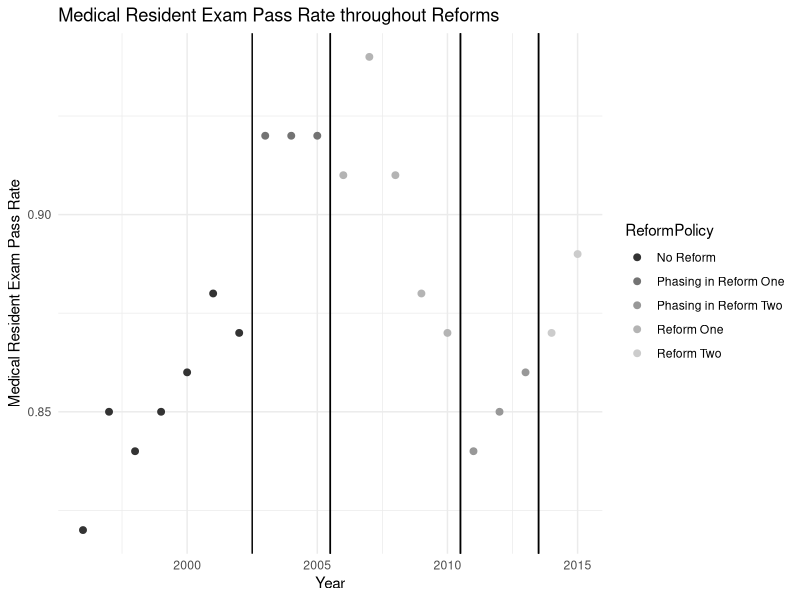
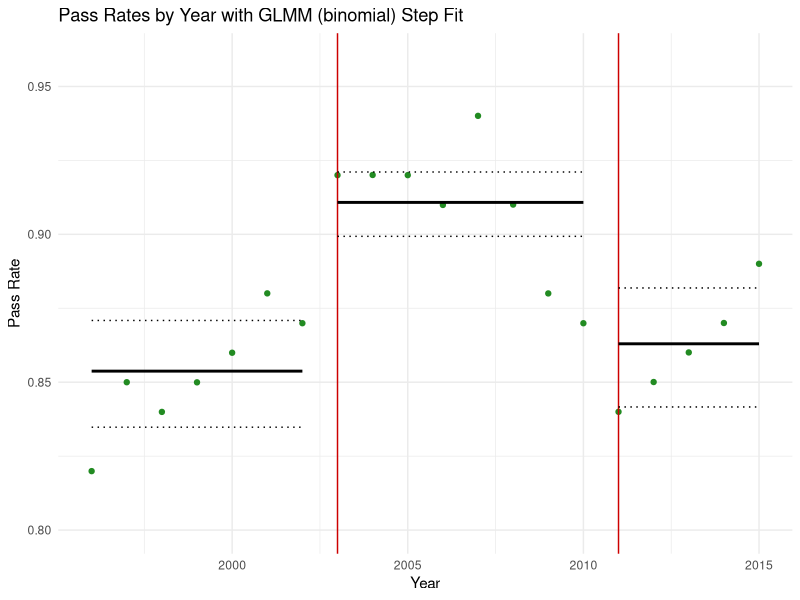
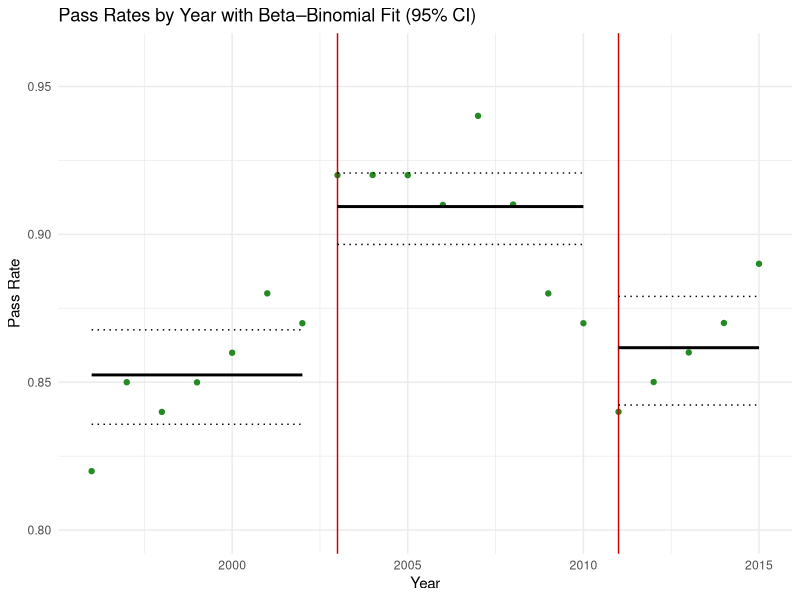
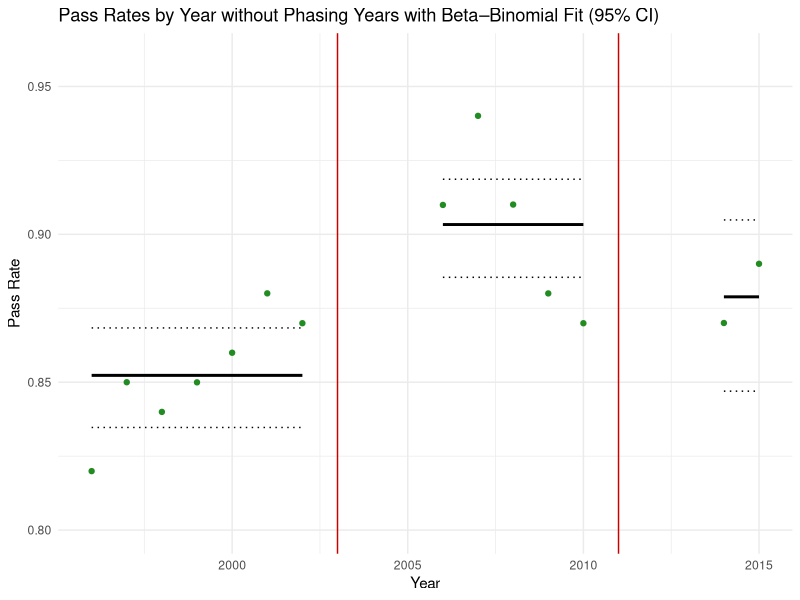

Generate these figures, in order, with R: (Note: this script raises an error after producing the figures.)
## ---- chunk 1
library(lme4)
library(knitr)
library(tidyverse)
library(glmmTMB)
library(broom)
library(emmeans)
## ---- chunk 2
data <- read.table("data.txt",header = TRUE, as.is = TRUE)
## ---- chunk 3
data$Pass <- round(data$N * data$Pct)
data$Fail <- (data$N - data$Pass)
data$timeperiod <- rep(1, nrow(data))
data$timeperiod[data$Year > 2002] <- 2
data$timeperiod[data$Year > 2010] <- 3
data$timeperiod <- factor(data$timeperiod, levels = c(1, 2, 3), labels = c("tp1", "tp2", "tp3"))
## ---- chunk 4
yP <- data.frame(Year = rep(data$Year, data$Pass), Pass = rep(1, sum(data$Pass)))
yF <- data.frame(Year = rep(data$Year, data$Fail), Pass = rep(0, sum(data$Fail)))
y <- rbind(yP, yF); rm(yP, yF)
y$timeperiod <- rep(1, nrow(y))
y$timeperiod[y$Year > 2002] <- 2
y$timeperiod[y$Year > 2010] <- 3
y$timeperiod <- factor(y$timeperiod, levels = c(1, 2, 3), labels = c("tp1", "tp2", "tp3"))
y$timeperiod <- relevel(y$timeperiod, ref = "tp2")
data$timeperiod <- relevel(data$timeperiod, ref = "tp2")
## ---- chunk 5

# Plot One: Breaking Down Subsets 

# Add Reform Phasing Information
reform_phase_data <- data |>
  mutate(
    ReformPolicy = case_when(
      Year < 2003 ~ "No Reform",
      Year < 2006 ~ "Phasing in Reform One",
      Year < 2011 ~ "Reform One",
      Year < 2014 ~ "Phasing in Reform Two",
      Year < 2016 ~ "Reform Two"
    )
  ) 
## ---- chunk 6
# Create the Plot
reform_phase_data |>
  ggplot(aes(x = Year, y = Pct, color = ReformPolicy)) +
  geom_point(size = 2) +
    labs(
      x = "Year",
      y = "Medical Resident Exam Pass Rate",
      title = "Medical Resident Exam Pass Rate throughout Reforms"
    ) + 
  geom_vline(xintercept = c(2002.5, 2005.5, 2010.5, 2013.5)) + 
  geom_vline(aes(xintercept = 2005.5)) + 
  geom_vline(aes(xintercept = 2010.5)) +
  geom_vline(aes(xintercept = 2013.5)) +
  scale_color_grey() +
  theme_minimal()
## ---- chunk 7
model <- glmer(
  Pass ~ timeperiod + (1 | Year),
  data = y,
  family = binomial(link = "logit")
)
## ---- chunk 8
summary(model)$coefficients
## ---- chunk 9
emm <- emmeans(model, ~ timeperiod, type = "response", re.form = NA)
step <- as.data.frame(emm) %>%
  mutate(period = c("tp2","tp1","tp3")) %>%
  arrange(period)

nm_mean  <- intersect(names(step), c("response","prob","emmean"))[1]
nm_lower <- intersect(names(step), c("lower.CL","asymp.LCL"))[1]
nm_upper <- intersect(names(step), c("upper.CL","asymp.UCL"))[1]

step$response <- step[[nm_mean]]
step$lower.CL <- step[[nm_lower]]
step$upper.CL <- step[[nm_upper]]

step$xmin <- c(1996, 2003, 2011)
step$xmax <- c(2002, 2010, 2015)

ggplot(data, aes(x = Year, y = Pass/N)) +
  geom_point(color = "forestgreen") +
  geom_vline(xintercept = c(2003, 2011), color = "red3") +
  geom_segment(data = step,
               aes(x = xmin, xend = xmax, y = response, yend = response),
               inherit.aes = FALSE, color = "black", linewidth = 1) +
  geom_segment(data = step,
               aes(x = xmin, xend = xmax, y = lower.CL, yend = lower.CL),
               inherit.aes = FALSE, color = "black", linetype = "dotted") +
  geom_segment(data = step,
               aes(x = xmin, xend = xmax, y = upper.CL, yend = upper.CL),
               inherit.aes = FALSE, color = "black", linetype = "dotted") +
  labs(title = "Pass Rates by Year with GLMM (binomial) Step Fit",
       y = "Pass Rate") +
  coord_cartesian(ylim = c(0.80, 0.96)) +
  theme_minimal()
## ---- chunk 10
beta_binomial_model <- glmmTMB(
  cbind(Pass, Fail) ~ timeperiod,
  data = data,
  family = betabinomial(link = "logit")
)
## ---- chunk 11
summary(beta_binomial_model)$coefficients
## ---- chunk 12
period_map <- data.frame(
  timeperiod = factor(c("tp1","tp2","tp3"), levels = levels(data$timeperiod)),
  xmin = c(1996, 2003, 2011),
  xmax = c(2002, 2010, 2015)
)

newdat <- tibble(timeperiod = c("tp1","tp2","tp3")) |>
  left_join(period_map, by = "timeperiod")

pred_link <- predict(beta_binomial_model, newdata = newdat, type = "link", se.fit = TRUE)
newdat$fit <- plogis(pred_link$fit)
newdat$lo  <- plogis(pred_link$fit - 1.96 * pred_link$se.fit)
newdat$hi  <- plogis(pred_link$fit + 1.96 * pred_link$se.fit)

# plot
ggplot(data, aes(x = Year, y = Pass/N)) +
  geom_point(color = "forestgreen") +
  geom_vline(xintercept = c(2003, 2011), color = "red3") +
  geom_segment(data = newdat, aes(x = xmin, xend = xmax, y = fit, yend = fit),
               inherit.aes = FALSE, color = "black", linewidth = 1) +
  geom_segment(data = newdat, aes(x = xmin, xend = xmax, y = lo, yend = lo),
               inherit.aes = FALSE, color = "black", linetype = "dotted") +
  geom_segment(data = newdat, aes(x = xmin, xend = xmax, y = hi, yend = hi),
               inherit.aes = FALSE, color = "black", linetype = "dotted") +
  labs(title = "Pass Rates by Year with Beta–Binomial Fit (95% CI)",
       y = "Pass Rate") +
  coord_cartesian(ylim = c(0.80, 0.96)) +
  theme_minimal()
## ---- chunk 13
# Grouping Subsets

# Reform Data
reform_data <- data %>%
  filter(Year < 2003 | (Year >= 2006 & Year <= 2010) | (Year >= 2014 & Year <= 2015)) 
reform_data$timeperiod <- factor(reform_data$timeperiod, levels = c("tp1","tp2","tp3"))
reform_data$timeperiod <- relevel(reform_data$timeperiod, ref = "tp2")
## ---- chunk 14
beta_binomial_model_subsets <- glmmTMB(
  cbind(Pass, Fail) ~ timeperiod,
  data = reform_data,
  family = betabinomial(link = "logit")
)
## ---- chunk 15
summary(beta_binomial_model_subsets)$coefficients
## ---- chunk 16
period_map_sub <- tibble(
  timeperiod = factor(c("tp1","tp2","tp3"), levels = levels(reform_data$timeperiod)),
  xmin = c(1996, 2006, 2014),
  xmax = c(2002, 2010, 2015)
)

present <- unique(reform_data$timeperiod)
period_map_sub <- semi_join(period_map_sub,
                                   tibble(timeperiod = present),
                                   by = "timeperiod")

newdat <- select(period_map_sub, timeperiod)
pred_link <- predict(beta_binomial_model_subsets, newdata = newdat, type = "link", se.fit = TRUE)

newdat$fit <- plogis(pred_link$fit)
newdat$lo  <- plogis(pred_link$fit - 1.96 * pred_link$se.fit)
newdat$hi  <- plogis(pred_link$fit + 1.96 * pred_link$se.fit)

newdat <- dplyr::left_join(newdat, period_map_sub, by = "timeperiod")

ggplot(reform_data, aes(x = Year, y = Pass/N)) +
  geom_point(color = "forestgreen") +
  geom_vline(xintercept = c(2003, 2011), color = "red3") +

  geom_segment(data = newdat,
               aes(x = xmin, xend = xmax, y = fit, yend = fit),
               inherit.aes = FALSE, color = "black", linewidth = 1) +
  geom_segment(data = newdat,
               aes(x = xmin, xend = xmax, y = lo, yend = lo),
               inherit.aes = FALSE, color = "black", linetype = "dotted") +
  geom_segment(data = newdat,
               aes(x = xmin, xend = xmax, y = hi, yend = hi),
               inherit.aes = FALSE, color = "black", linetype = "dotted") +

  labs(title = "Pass Rates by Year without Phasing Years with Beta–Binomial Fit (95% CI)",
       y = "Pass Rate") +
  coord_cartesian(ylim = c(0.80, 0.96)) +
  theme_minimal()
## ---- chunk 17
#| out.width: "80%"
#| out.height: "auto"
knitr::include_graphics("residuals_full_vs_subset.png")

#| out.width: "80%"
#| out.height: "auto"
knitr::include_graphics("residuals_full_vs_mixture.png")
